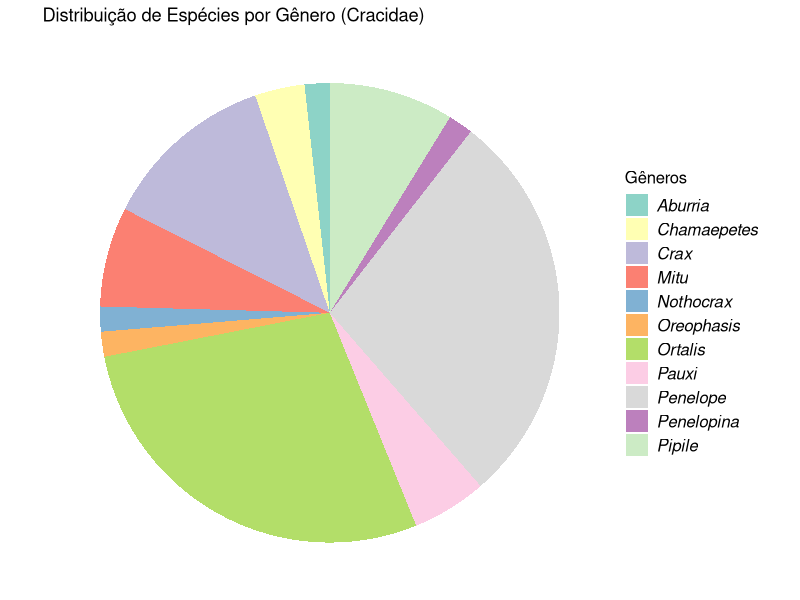
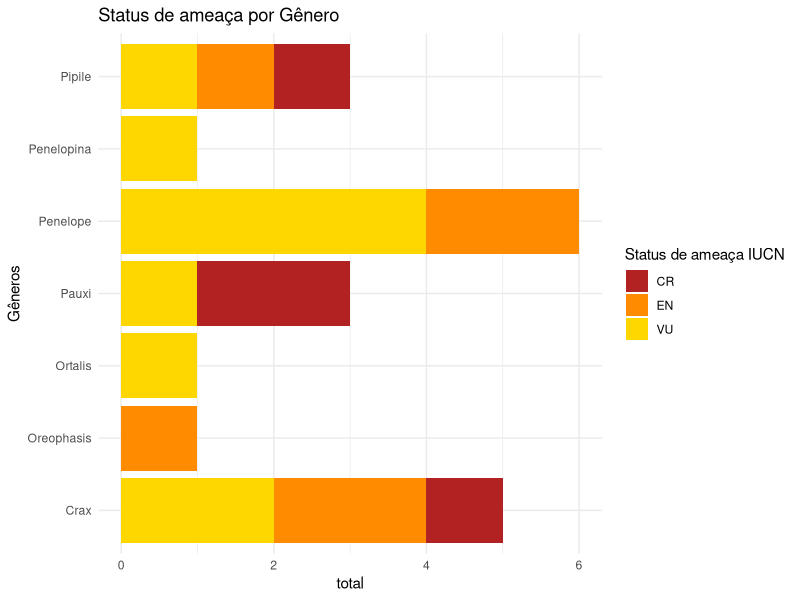
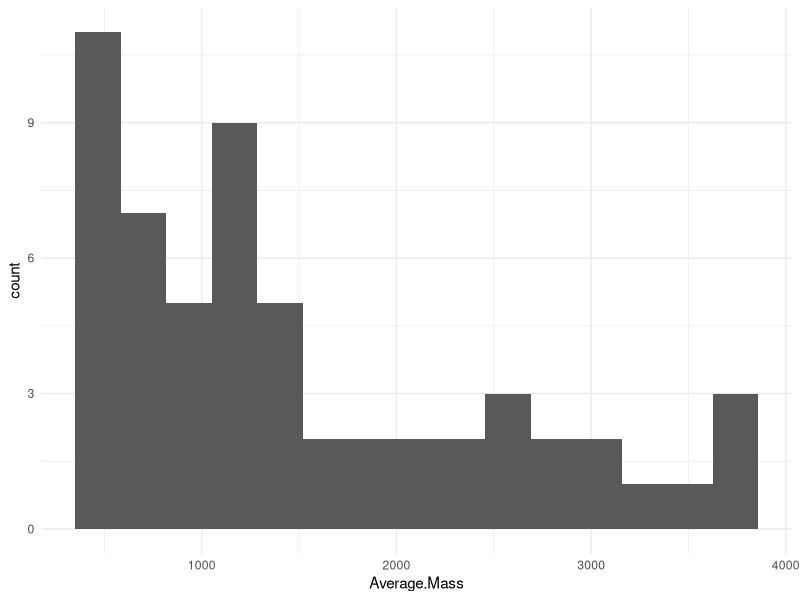
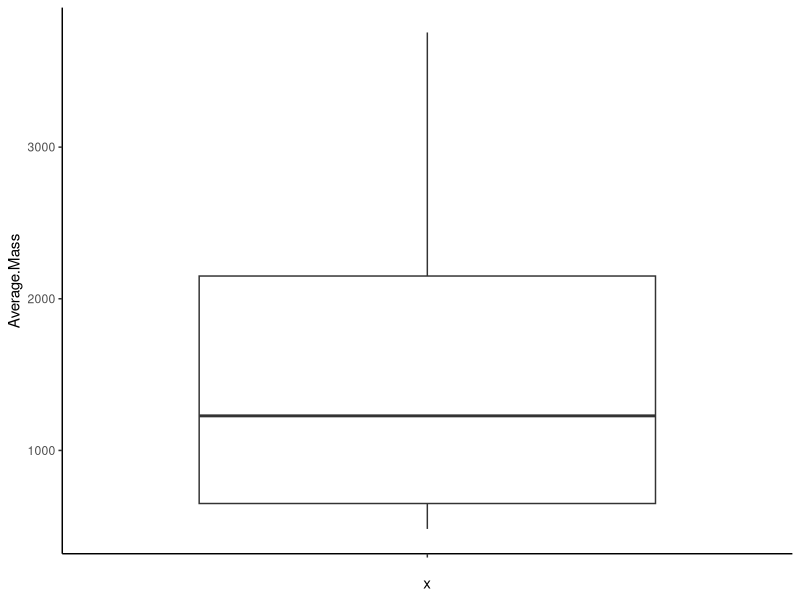
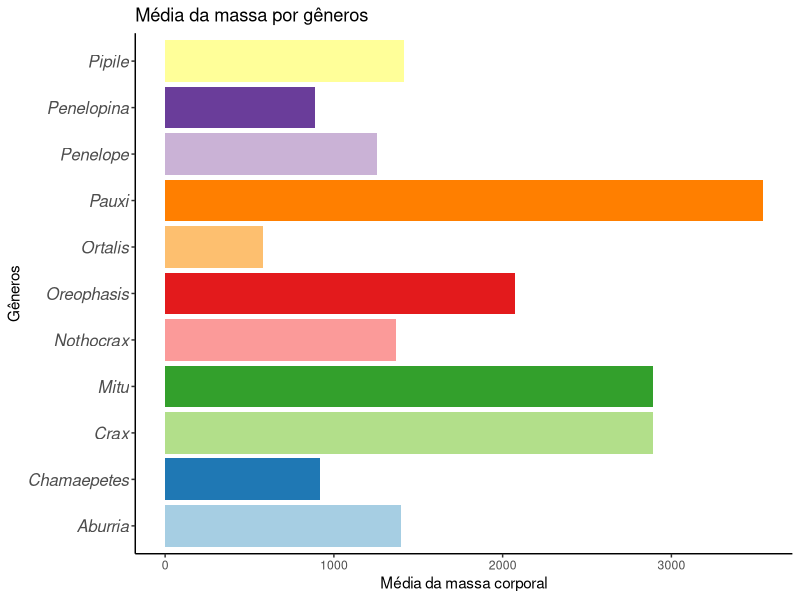

Here is the R script that generated these plots, in order: (Note: this script raises an error after producing the figures.)
#setwd("C:/Users/moise/Desktop/UNESP/MESTRADO/Disciplinas/FCM/projeto_final")

library(openxlsx)
library(readxl)
library(tidyverse)

df <- read.csv2("Base_dados_Cracidae.csv")
names(df)
head(df)
colnames(df)

##brainstorm##
#criar pasta para salvar os gráficos
if (!dir.exists("graficos")) {
  dir.create("graficos")
}

# verificar quantidade de gêneros e espécies 
nrow(df) # 57 spp

contagem_gen <- df %>% 
  count(Genus) %>%
  mutate(porcentagem = round(n / sum(n) * 100, digits = 1))

#gráfico de pizza - atribuindo a varíavel
grafico_generos <- ggplot(contagem_gen, aes(x = "", y = n, fill = Genus)) +
  geom_bar(stat = "identity", position = "stack") +
  coord_polar(theta = "y") +
  theme_void()+
  # geom_text(
  #   aes(label = porcentagem), 
  #   position = position_stack(vjust = 0.5)
  # ) +
  scale_fill_brewer(palette = "Set3") +
  labs(
    title = "Distribuição de Espécies por Gênero (Cracidae)",
    fill = "Gêneros", x = "", y = ""
  ) +
  theme(
    legend.title = element_text(size = 12),
    legend.text = element_text(face = "italic", size = 12)
  )

ggsave("graficos/grafico_generos.png", plot = grafico_generos, width = 8, height = 6)

#Status de conservaçao - por genero? por distribuicao geografica? 

dados_ameacados <- df %>% 
  count(Genus, X2024.IUCN.Red.List.category) %>% 
  filter(X2024.IUCN.Red.List.category %in% c("VU", "EN", "CR"))

grafico_status_ameaca <- ggplot(dados_ameacados, aes(x = Genus, y = n, fill = X2024.IUCN.Red.List.category)) +
  geom_bar(stat = "identity") +
  coord_flip() +
  theme_minimal() +
  scale_fill_manual(values = c(
    "VU" = "gold",
    "EN" = "darkorange",
    "CR" = "firebrick" 
  )) +
  labs(
    title = "Status de ameaça por Gênero",
    x = "Gêneros",
    y = "total", 
    fill = "Status de ameaça IUCN"
  )

ggsave("graficos/grafico_status_ameaca.png", plot = grafico_status_ameaca, width = 8, height = 6)


#visão geral da massa corporal
df <- df %>% 
  mutate(Average.Mass = as.numeric(Average.Mass))

summary(df$Average.Mass)

#histograma
grafico_massa_hist <- ggplot(df, aes (x = Average.Mass))+
  geom_histogram(bins = 15)+
  theme_minimal()
ggsave("graficos/grafico_massa_hist.png", plot = grafico_massa_hist, width = 8, height = 6)

#boxplot
grafico_massa_box <- ggplot(df, aes(x = "", y = Average.Mass)) +
  geom_boxplot() +
  theme_classic()
ggsave("graficos/grafico_massa_box.png", plot = grafico_massa_box, width = 8, height = 6)

#média massa
media_massa_gen <- df %>%
  group_by(Genus) %>%
  summarise(media_massa = mean(Average.Mass, na.rm = TRUE))

grafico_media_massa_gen <- ggplot(media_massa_gen, aes(x = Genus, y = media_massa, fill = Genus)) +
  geom_bar(stat = "identity") +
  scale_fill_brewer(palette = "Paired")+
  coord_flip() +
  labs(
    title = "Média da massa por gêneros",
    x = "Gêneros",
    y = "Média da massa corporal"
  ) +
  theme_classic() +
  theme(
    legend.title = element_text(size = 12),
    axis.text.y = element_text(face = "italic", size = 12),
    legend.position = "none"
  )
ggsave("graficos/grafico_media_massa_gen.png", plot = grafico_media_massa_gen, width = 8, height = 6)**
  
  #library(RColorBrewer)
  #display.brewer.all()
  
  
  #visão geral sobre ocorrencias
  #contagem de Restricted range
  df %>% 
  count(RR)

#contagem de species' breeding is restricted to island(s) (seria endêmicas)
df %>% 
  count(ISL)

df %>%
  filter(ISL == T) #verifiquei que é a espécie Pipile pipile

df %>% 
  count(RLM) #todos são neotropical

df %>%
  count(LAT)

#amplitude altitudional
df %>%
  count(Elevational.Range)

str(df)

#altitude média por gênero
media_alt_gen <- df %>%
  group_by(Genus) %>%
  summarise(media_altitude = mean(Elevational.Range, na.rm = TRUE))

grafico_altitude_gen <- ggplot(media_alt_gen, aes(y = media_altitude, x = Genus)) +  
  geom_bar(stat = "identity", fill = "steelblue") +
  theme_minimal()+
  theme(axis.text.x = element_text(face = "italic"))
ggsave("graficos/grafico_altitude_gen.png", plot = grafico_altitude_gen, width = 8, height = 6)

#histograma da altitude média por gênero
grafico_altitude_hist <- ggplot(media_alt_gen, aes(x = media_altitude)) +
  geom_histogram(bins = 15, fill = "steelblue") +
  theme_minimal() +
  labs(
    title = "Histograma: Altitude média por gênero",
    x = "Altitude média",
    y = "Contagem"
  )
ggsave("graficos/grafico_altitude_hist.png", plot = grafico_altitude_hist, width = 8, height = 6)

#boxplot
grafico_altitude_box <- ggplot(df, aes(x = Genus, y = Elevational.Range, fill = Genus)) +
  geom_boxplot() +
  scale_fill_brewer(palette = "Paired")+
  theme_classic() +
  theme(axis.text.x = element_text(face = "italic"),
        legend.position = "none")
ggsave("graficos/grafico_altitude_box.png", plot = grafico_altitude_box, width = 8, height = 6)

#Uso de habitat - gráfico de pizza
uso_habitat <- df %>%
  count(Primary.Habitat)%>%
  mutate(porcentagem = round(n / sum(n) * 100, digits = 1))

grafico_habitat <- ggplot(uso_habitat, aes(x = "", y = n, fill = Primary.Habitat)) +
  geom_bar(stat = "identity", position = "stack") +
  coord_polar(theta = "y") +
  scale_fill_manual(values = c(
    "Forest" = "green",
    "Shrub" = "yellow",
    "Woodland" = "green4"
  ))+
  theme_void()+
  labs(
    title = "Uso do Habitat (Cracidae)",
    fill = "Habitat", x = "", y = ""
  ) +
  theme(
    legend.title = element_text(size = 12),
    legend.text = element_text(size = 12)
  )

ggsave("graficos/grafico_habitat_pizza.png", plot = grafico_habitat, width = 8, height = 6)

#Dieta
dieta <- df %>%
  count(Primary.Diet)%>%
  mutate(porcentagem = round(n / sum(n) * 100, digits = 1))

#gráfico de pizza
grafico_dieta <- ggplot(dieta, aes(x = "", y = n, fill = Primary.Diet)) +
  geom_bar(stat = "identity", position = "stack") +
  coord_polar(theta = "y") +
  scale_fill_discrete(labels = c("Fruit" = "Fruta",
                                 "Herbivore" = "Herbívoro",
                                 "Omnivore" = "Onívoro",
                                 "Plant" = "Plantas"))+
  scale_fill_manual(values = c(
    "Fruit" = "red3",
    "Herbivore" = "green3",
    "Omnivore" = "orange3",
    "Plant" = "green"
  ))+
  theme_void()+
  labs(
    title = "Dieta (Cracidae)",
    fill = "Dieta", x = "", y = ""
  ) +
  theme(
    legend.title = element_text(size = 12),
    legend.text = element_text(size = 12)
  )

ggsave("graficos/grafico_dieta.png", plot = grafico_dieta, width = 8, height = 6)

#amplitude da dieta
#boxplot
grafico_dieta_boxplot <- ggplot(df, aes(x = Genus, y = DB, fill = Genus)) +
  geom_boxplot() +
  scale_fill_brewer(palette = "Paired")+
  theme_classic() +
  theme(axis.text.x = element_text(face = "italic"),
        legend.position = "none")

#ESI
especialidade <- df %>%
  select(Latin, Genus, ESI) %>%
  mutate(ESI = as.numeric(ESI)) %>%
  mutate(nível_especialidade = case_when(
    ESI < 1 ~ "Generalista",
    ESI == 1 ~ "Médio especialista",
    TRUE ~ "Especialistas"
  ))
#geral
grafico_ESI_geral <- ggplot(especialidade, aes(x = "", y = ESI, fill = nível_especialidade)) +
  geom_bar(stat = "identity", position = "stack") +
  coord_polar(theta = "y") +
  scale_fill_brewer(palette = "Set3") +
  theme_minimal() +
  labs(
    fill = "Nível de especialidade ecológica", x = "", y = ""
  ) 
ggsave("graficos/grafico_ESI_geral.png", plot = grafico_ESI_geral, width = 8, height = 6)

#por gênero
grafico_ESI_genero <-ggplot(especialidade, 
                            aes(x = Genus, fill = nível_especialidade)) +
  geom_bar(position = "fill") + 
  theme_minimal() +
  theme(axis.text.x = element_text(face = "italic", size = 12, angle = 45, hjust = 1)) +
  labs(
    fill = "Especialidade ecológica",
    x = "Gêneros",
    y = "ESI em proporção"
  )
ggsave("graficos/grafico_ESI_gen.png", plot = grafico_ESI_genero, width = 8, height = 6)

##informacao das legendas##
#RR = Restricted range (global range size<50,000 km2 ) species get a 1
#ISL = 1 = Species' breeding is restricted to island(s), 0 = species not restricted to an island
#RLM = Realm; A	Australian;C	Cosmopolitan;E	Eastern Hemisphere;
# F	Afrotropical;I	Indomalayan;L	Neotropical;M	Madagascar & islands;N	Nearctic;
# O	Oceania;P	Palearctic;S	South Polar;
# W	Wallacea (see: https://unair.ac.id/pre-historic-wallacea-a-melting-pot-of-human-genetic-ancestries/); Z	New Zealand & islands
#LAT = Latitudinal range of species based on tropics and polar circles.
#HB = Habitat breadth, the number of major habitats used
#DB = Diet breadth, the number of major food types consumed
#ESI = Ecological Specialization Index: log10 (100/[dietary breadth x habitat breadth]), with a maximum of 2 for the most specialized species that only feed on one major food group and live in one major type of habitat (e.g., forest frugivore; Sekercioglu, 2011)


## Exportar tabelas resumo
write.xlsx(list(
  "Contagem por gênero" = contagem_gen,
  "Espécies ameaçadas" = dados_ameacados,
  "Massa média por gênero" = media_massa_gen,
  "Altitudes médias por gênero" = media_alt_gen,
  "Especialização ecológica" = especialidade
), file = "Resumo_Cracidae.xlsx")
